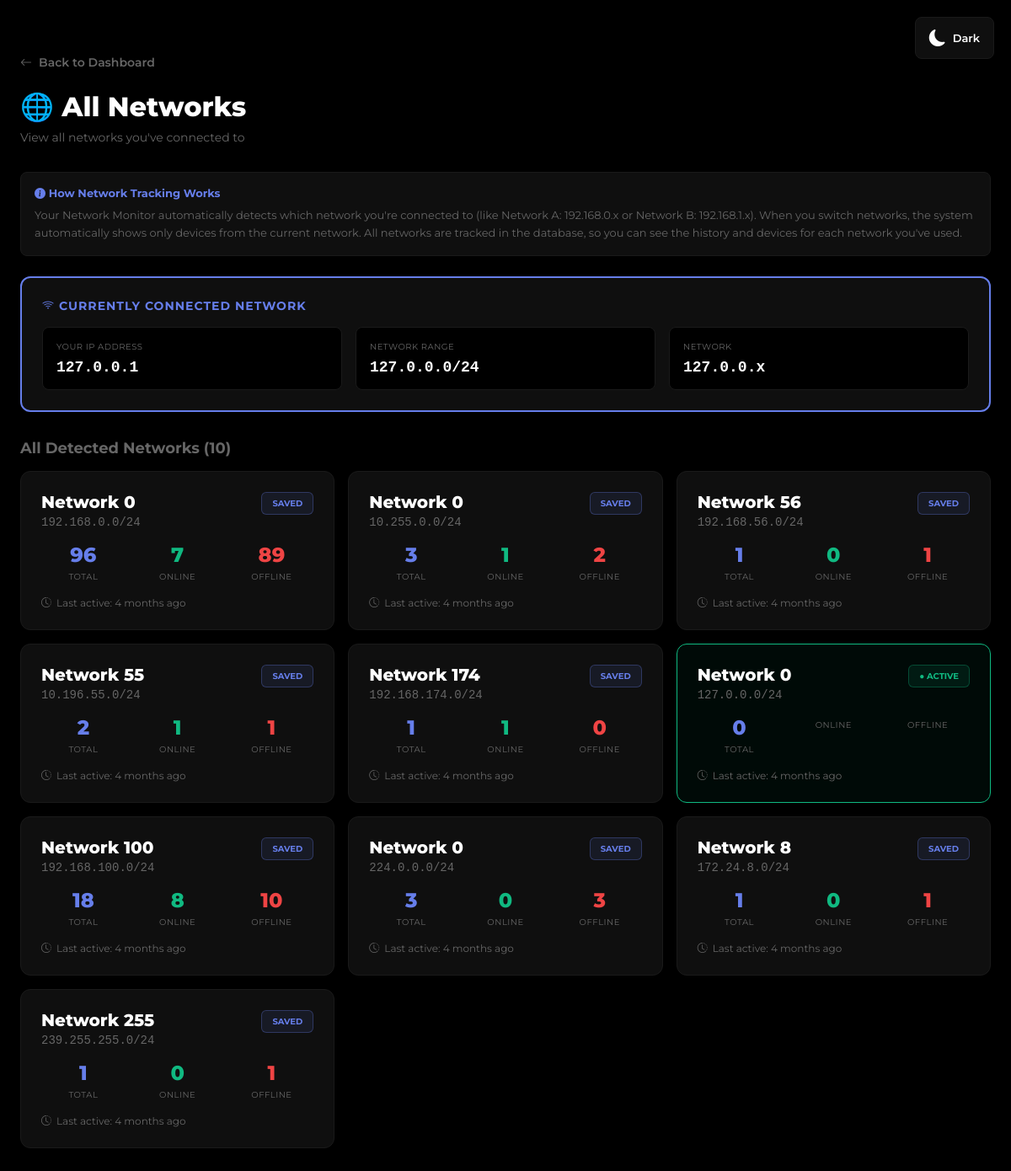
Page /networks.php on the committed database.
### tables this page shows
CREATE TABLE `networks` (
  `id` int(11) NOT NULL,
  `network_range` varchar(20) NOT NULL,
  `network_name` varchar(100) DEFAULT NULL,
  `first_seen_at` datetime DEFAULT current_timestamp(),
  `last_seen_at` datetime DEFAULT current_timestamp() ON UPDATE current_timestamp(),
  `total_devices` int(11) DEFAULT 0
);

### config.php (called while the page is built, shortened)
<?php
function getDB() {
    $conn = new mysqli(DB_HOST, DB_USER, DB_PASS, DB_NAME);
    return $conn;
}
function getLocalIP() {
    return '127.0.0.1';
}
function getGatewayIP() {
    return null;
}
function getNetworkInfo() {
    $ip = getLocalIP();
    $parts = explode('.', $ip);
    $network = $parts[0] . '.' . $parts[1] . '.' . $parts[2];
    $range = $network . '.0/24';
    $gateway = getGatewayIP();
    try {
        $db = getDB();
        $safeRange = $db->real_escape_string($range);
        $tableExists = $db->query("SHOW TABLES LIKE 'networks'");
    } catch (Exception $e) {
    }
    return [
        'ip' => $ip,
        'network' => $network,
        'range' => $range,
        'gateway' => $gateway
    ];
}
function getAllNetworks() {
    $db = getDB();
    $tableExists = $db->query("SHOW TABLES LIKE 'networks'");
    $result = $db->query("SELECT * FROM networks ORDER BY last_seen_at DESC");
    $networks = [];
    if ($result) {
        while ($row = $result->fetch_assoc()) {
            $range = $db->real_escape_string($row['network_range']);
            $stats = $db->query("SELECT
                COUNT(*) as total,
                SUM(CASE WHEN status='online' THEN 1 ELSE 0 END) as online,
                SUM(CASE WHEN status='offline' THEN 1 ELSE 0 END) as offline
                FROM devices WHERE network_range='$range'")->fetch_assoc();
            $row['total_devices'] = $stats['total'];
            $row['online_devices'] = $stats['online'];
            $row['offline_devices'] = $stats['offline'];
            $networks[] = $row;
        }
    }
    return $networks;
}
?>

### networks.php (the view, shortened to what this page needs)
<?php
require_once 'config.php';
$allNetworks = getAllNetworks();
$currentNetwork = getNetworkInfo();
?>
<!DOCTYPE html>
<html lang="en">
<head>
    <link rel="stylesheet" href="https://cdn.jsdelivr.net/npm/bootstrap-icons@1.11.3/font/bootstrap-icons.min.css">
</head>
<body>
    <button class="theme-toggle" onclick="toggleTheme()" id="themeToggle">
        <i class="bi bi-moon-fill" id="themeIcon"></i>
        <span id="themeText">Dark</span>
    </button>
    <div class="container">
        <a href="index.php" class="back-link">
            <i class="bi bi-arrow-left"></i>
            Back to Dashboard
        </a>
        <h1>🌐 All Networks</h1>
        <p class="subtitle">View all networks you've connected to</p>
        <div class="info-box">
            <h3><i class="bi bi-info-circle-fill"></i> How Network Tracking Works</h3>
            <p>
                Your Network Monitor automatically detects which network you're connected to (like Network A: 192.168.0.x or Network B: 192.168.1.x).
                When you switch networks, the system automatically shows only devices from the current network.
                All networks are tracked in the database, so you can see the history and devices for each network you've used.
            </p>
        </div>
        <div class="current-network">
            <h2><i class="bi bi-wifi"></i> Currently Connected Network</h2>
            <div class="current-network-info">
                <div class="info-item">
                    <div class="info-label">Your IP Address</div>
                    <div class="info-value"><?php echo $currentNetwork['ip']; ?></div>
                </div>
                <div class="info-item">
                    <div class="info-label">Network Range</div>
                    <div class="info-value"><?php echo $currentNetwork['range']; ?></div>
                </div>
                <div class="info-item">
                    <div class="info-label">Network</div>
                    <div class="info-value"><?php echo $currentNetwork['network']; ?>.x</div>
                </div>
            </div>
        </div>
        <?php if (empty($allNetworks)): ?>
            <div class="empty-state">
                <h2>No Networks Detected Yet</h2>
                <p>Start scanning devices to detect and track networks</p>
            </div>
        <?php else: ?>
            <h2 style="font-size: 18px; margin-bottom: 16px; color: var(--text-secondary);">
                All Detected Networks (<?php echo count($allNetworks); ?>)
            </h2>
            <div class="networks-grid">
                <?php foreach ($allNetworks as $network):
                    $isActive = $network['network_range'] === $currentNetwork['range'];
                    $lastSeenStr = $network['last_seen_at'];
                    $lastSeenTimestamp = strtotime($lastSeenStr);
                    $nowTimestamp = time();
                    $secondsAgo = $nowTimestamp - $lastSeenTimestamp;
                    if ($secondsAgo < 60) {
                        $timeAgo = 'Just now';
                    } elseif ($secondsAgo < 3600) {
                        $minutes = floor($secondsAgo / 60);
                        $timeAgo = $minutes . ' minute' . ($minutes > 1 ? 's' : '') . ' ago';
                    } elseif ($secondsAgo < 86400) {
                        $hours = floor($secondsAgo / 3600);
                        $timeAgo = $hours . ' hour' . ($hours > 1 ? 's' : '') . ' ago';
                    } elseif ($secondsAgo < 2592000) {
                        $days = floor($secondsAgo / 86400);
                        $timeAgo = $days . ' day' . ($days > 1 ? 's' : '') . ' ago';
                    } else {
                        $months = floor($secondsAgo / 2592000);
                        $timeAgo = $months . ' month' . ($months > 1 ? 's' : '') . ' ago';
                    }
                ?>
                <div class="network-card <?php echo $isActive ? 'active' : ''; ?>" onclick="<?php echo $isActive ? '' : "showNetworkSwitchModal()"; ?>">
                    <div class="network-header">
                        <div>
                            <div class="network-name">
                                <?php echo $network['network_name'] ?? 'Network ' . explode('.', $network['network_range'])[2]; ?>
                            </div>
                            <div class="network-range"><?php echo $network['network_range']; ?></div>
                        </div>
                        <span class="network-badge <?php echo $isActive ? 'active' : 'inactive'; ?>">
                            <?php echo $isActive ? '● ACTIVE' : 'SAVED'; ?>
                        </span>
                    </div>
                    <div class="network-stats">
                        <div class="stat">
                            <span class="stat-value total"><?php echo $network['total_devices']; ?></span>
                            <span class="stat-label">Total</span>
                        </div>
                        <div class="stat">
                            <span class="stat-value online"><?php echo $network['online_devices']; ?></span>
                            <span class="stat-label">Online</span>
                        </div>
                        <div class="stat">
                            <span class="stat-value offline"><?php echo $network['offline_devices']; ?></span>
                            <span class="stat-label">Offline</span>
                        </div>
                    </div>
                    <div class="network-time">
                        <i class="bi bi-clock-history"></i>
                        Last active: <?php echo $timeAgo; ?>
                    </div>
                </div>
                <?php endforeach; ?>
            </div>
        <?php endif; ?>
    </div>
</body>
</html>

### networks.php (style rules this page uses)
* { margin: 0; padding: 0; box-sizing: border-box; }
:root { --bg-primary: #000000; --bg-secondary: #0f0f0f; --bg-tertiary: #0a0a0a; --border-color: #1a1a1a; --border-hover: #333; --text-primary: #ffffff; --text-secondary: #666; --text-tertiary: #444; }
body { font-family: 'Montserrat', sans-serif; background: var(--bg-primary); color: var(--text-primary); padding: 24px; transition: background 0.3s ease, color 0.3s ease; min-height: 100vh; }
.theme-toggle { position: fixed; top: 20px; right: 20px; z-index: 1001; background: var(--bg-secondary); border: 1px solid var(--border-color); padding: 12px 16px; border-radius: 8px; cursor: pointer; color: var(--text-primary); font-size: 20px; display: flex; align-items: center; gap: 8px; font-family: 'Montserrat', sans-serif; font-weight: 600; transition: all 0.3s ease; opacity: 1; transform: translateY(0); }
.theme-toggle span { font-size: 13px; display: none; }
@media (min-width: 768px) { .theme-toggle span { display: inline; } }
.container { max-width: 1200px; margin: 40px auto; }
.back-link { display: inline-flex; align-items: center; gap: 8px; color: var(--text-secondary); text-decoration: none; font-size: 14px; font-weight: 600; margin-bottom: 24px; transition: all 0.2s; }
h1 { font-size: 32px; font-weight: 800; margin-bottom: 8px; }
.subtitle { color: var(--text-secondary); font-size: 14px; margin-bottom: 32px; }
.current-network { background: var(--bg-secondary); border: 2px solid #667eea; padding: 24px; border-radius: 12px; margin-bottom: 32px; }
.current-network h2 { font-size: 14px; color: #667eea; text-transform: uppercase; letter-spacing: 1px; margin-bottom: 16px; }
.current-network-info { display: grid; grid-template-columns: repeat(auto-fit, minmax(200px, 1fr)); gap: 16px; }
.info-item { background: var(--bg-primary); padding: 16px; border-radius: 8px; border: 1px solid var(--border-color); }
.info-label { font-size: 10px; color: var(--text-secondary); text-transform: uppercase; margin-bottom: 8px; letter-spacing: 0.5px; }
.info-value { font-size: 18px; font-weight: 700; font-family: 'Courier New', monospace; }
.networks-grid { display: grid; grid-template-columns: repeat(auto-fill, minmax(350px, 1fr)); gap: 16px; }
.network-card { background: var(--bg-secondary); border: 1px solid var(--border-color); border-radius: 12px; padding: 24px; transition: all 0.3s; cursor: pointer; }
.network-card.active { border-color: #10b981; background: rgba(16, 185, 129, 0.05); }
.network-header { display: flex; justify-content: space-between; align-items: start; margin-bottom: 16px; }
.network-name { font-size: 20px; font-weight: 800; margin-bottom: 4px; }
.network-range { font-size: 14px; color: var(--text-secondary); font-family: 'Courier New', monospace; }
.network-badge { padding: 6px 12px; border-radius: 6px; font-size: 10px; font-weight: 700; text-transform: uppercase; }
.network-badge.active { background: rgba(16, 185, 129, 0.1); border: 1px solid rgba(16, 185, 129, 0.3); color: #10b981; }
.network-badge.inactive { background: rgba(102, 126, 234, 0.1); border: 1px solid rgba(102, 126, 234, 0.3); color: #667eea; }
.network-stats { display: grid; grid-template-columns: repeat(3, 1fr); gap: 12px; margin-bottom: 16px; }
.stat { text-align: center; }
.stat-value { font-size: 24px; font-weight: 800; display: block; }
.stat-value.total { color: #667eea; }
.stat-value.online { color: #10b981; }
.stat-value.offline { color: #ef4444; }
.stat-label { font-size: 10px; color: var(--text-secondary); text-transform: uppercase; letter-spacing: 0.5px; margin-top: 4px; }
.network-time { font-size: 12px; color: var(--text-secondary); display: flex; align-items: center; gap: 6px; }
.info-box { background: var(--bg-secondary); border: 1px solid var(--border-color); border-radius: 8px; padding: 16px; margin-bottom: 24px; }
.info-box h3 { font-size: 13px; font-weight: 700; color: #667eea; margin-bottom: 8px; }
.info-box p { font-size: 13px; color: var(--text-secondary); line-height: 1.6; }

### rows in the picture
networks: network_name+network_range "Network 0", network_range "192.168.0.0/24", shows "SAVED", total_devices "96", online_devices "7", offline_devices "89", last_seen_at "4 months ago"
networks: network_name+network_range "Network 0", network_range "10.255.0.0/24", shows "SAVED", total_devices "3", online_devices "1", offline_devices "2", last_seen_at "4 months ago"
networks: network_name+network_range "Network 56", network_range "192.168.56.0/24", shows "SAVED", total_devices "1", online_devices "0", last_seen_at "4 months ago"
networks: network_name+network_range "Network 55", network_range "10.196.55.0/24", shows "SAVED", total_devices "2", id "1", last_seen_at "4 months ago"
networks: network_name+network_range "Network 174", network_range "192.168.174.0/24", shows "SAVED", total_devices "1", offline_devices "0", last_seen_at "4 months ago"
networks: network_name+network_range "Network 0", network_range "127.0.0.0/24", shows "● ACTIVE", total_devices "0", last_seen_at "4 months ago"
networks: network_name+network_range "Network 100", network_range "192.168.100.0/24", shows "SAVED", total_devices "18", online_devices "8", offline_devices "10", last_seen_at "4 months ago"
networks: network_name+network_range "Network 0", network_range "224.0.0.0/24", shows "SAVED", total_devices "3", online_devices "0", last_seen_at "4 months ago"
networks: network_name+network_range "Network 8", network_range "172.24.8.0/24", shows "SAVED", total_devices "1", online_devices "0", last_seen_at "4 months ago"
networks: network_name+network_range "Network 255", network_range "239.255.255.0/24", shows "SAVED", total_devices "1", online_devices "0", last_seen_at "4 months ago"

### other values in the picture
$currentNetwork['ip'] "127.0.0.1"
$currentNetwork['range'] "127.0.0.0/24"
$currentNetwork['network'] "127.0.0"
count($allNetworks) "10"
